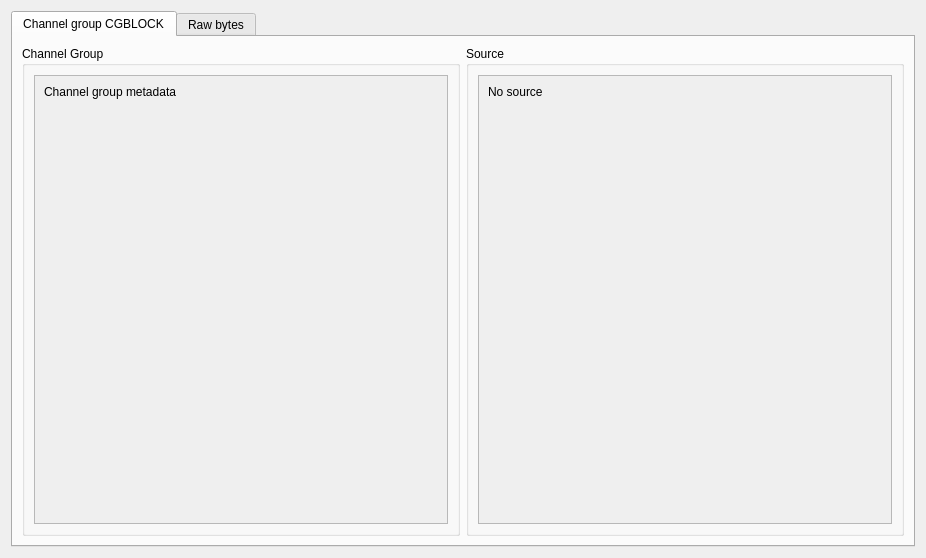
<?xml version="1.0" encoding="UTF-8"?>
<ui version="4.0">
 <class>ChannelGroupInfo</class>
 <widget class="QWidget" name="ChannelGroupInfo">
  <property name="geometry">
   <rect>
    <x>0</x>
    <y>0</y>
    <width>926</width>
    <height>558</height>
   </rect>
  </property>
  <property name="windowTitle">
   <string>Form</string>
  </property>
  <layout class="QVBoxLayout" name="verticalLayout_2">
   <item>
    <widget class="QTabWidget" name="tabs">
     <property name="currentIndex">
      <number>0</number>
     </property>
     <widget class="QWidget" name="ta_widet">
      <attribute name="title">
       <string>Channel group CGBLOCK</string>
      </attribute>
      <layout class="QHBoxLayout" name="horizontalLayout">
       <item>
        <widget class="QGroupBox" name="groupBox">
         <property name="title">
          <string>Channel Group</string>
         </property>
         <property name="flat">
          <bool>false</bool>
         </property>
         <layout class="QVBoxLayout" name="verticalLayout_4">
          <item>
           <widget class="QScrollArea" name="scrollArea">
            <property name="widgetResizable">
             <bool>true</bool>
            </property>
            <widget class="QWidget" name="scrollAreaWidgetContents">
             <property name="geometry">
              <rect>
               <x>0</x>
               <y>0</y>
               <width>409</width>
               <height>443</height>
              </rect>
             </property>
             <layout class="QVBoxLayout" name="verticalLayout_3">
              <item>
               <widget class="QLabel" name="channel_group_label">
                <property name="text">
                 <string>Channel group metadata</string>
                </property>
                <property name="textInteractionFlags">
                 <set>Qt::LinksAccessibleByMouse|Qt::TextSelectableByKeyboard|Qt::TextSelectableByMouse</set>
                </property>
               </widget>
              </item>
              <item>
               <spacer name="verticalSpacer_3">
                <property name="orientation">
                 <enum>Qt::Vertical</enum>
                </property>
                <property name="sizeHint" stdset="0">
                 <size>
                  <width>20</width>
                  <height>40</height>
                 </size>
                </property>
               </spacer>
              </item>
             </layout>
            </widget>
           </widget>
          </item>
         </layout>
        </widget>
       </item>
       <item>
        <widget class="QGroupBox" name="groupBox_3">
         <property name="title">
          <string>Source</string>
         </property>
         <layout class="QVBoxLayout" name="verticalLayout_5">
          <item>
           <widget class="QScrollArea" name="scrollArea_3">
            <property name="widgetResizable">
             <bool>true</bool>
            </property>
            <widget class="QWidget" name="scrollAreaWidgetContents_3">
             <property name="geometry">
              <rect>
               <x>0</x>
               <y>0</y>
               <width>408</width>
               <height>443</height>
              </rect>
             </property>
             <layout class="QVBoxLayout" name="verticalLayout">
              <item>
               <widget class="QLabel" name="source_label">
                <property name="text">
                 <string>No source</string>
                </property>
                <property name="textInteractionFlags">
                 <set>Qt::LinksAccessibleByMouse|Qt::TextSelectableByKeyboard|Qt::TextSelectableByMouse</set>
                </property>
               </widget>
              </item>
              <item>
               <spacer name="verticalSpacer_2">
                <property name="orientation">
                 <enum>Qt::Vertical</enum>
                </property>
                <property name="sizeHint" stdset="0">
                 <size>
                  <width>20</width>
                  <height>40</height>
                 </size>
                </property>
               </spacer>
              </item>
             </layout>
            </widget>
           </widget>
          </item>
         </layout>
        </widget>
       </item>
      </layout>
     </widget>
     <widget class="QWidget" name="tab_2">
      <attribute name="title">
       <string>Raw bytes</string>
      </attribute>
      <layout class="QHBoxLayout" name="horizontalLayout_3">
       <item>
        <widget class="QSplitter" name="splitter">
         <property name="orientation">
          <enum>Qt::Horizontal</enum>
         </property>
         <widget class="QWidget" name="layoutWidget">
          <layout class="QVBoxLayout" name="verticalLayout_6">
           <item>
            <widget class="QCheckBox" name="wrap">
             <property name="text">
              <string>Text wrap</string>
             </property>
             <property name="checked">
              <bool>true</bool>
             </property>
            </widget>
           </item>
           <item>
            <widget class="QListWidget" name="channels"/>
           </item>
          </layout>
         </widget>
         <widget class="QPlainTextEdit" name="display">
          <property name="verticalScrollBarPolicy">
           <enum>Qt::ScrollBarAlwaysOff</enum>
          </property>
          <property name="undoRedoEnabled">
           <bool>false</bool>
          </property>
          <property name="lineWrapMode">
           <enum>QPlainTextEdit::WidgetWidth</enum>
          </property>
          <property name="readOnly">
           <bool>true</bool>
          </property>
         </widget>
        </widget>
       </item>
       <item>
        <widget class="QScrollBar" name="scroll">
         <property name="maximum">
          <number>9999</number>
         </property>
         <property name="orientation">
          <enum>Qt::Vertical</enum>
         </property>
        </widget>
       </item>
      </layout>
     </widget>
    </widget>
   </item>
  </layout>
 </widget>
 <resources/>
 <connections/>
</ui>
